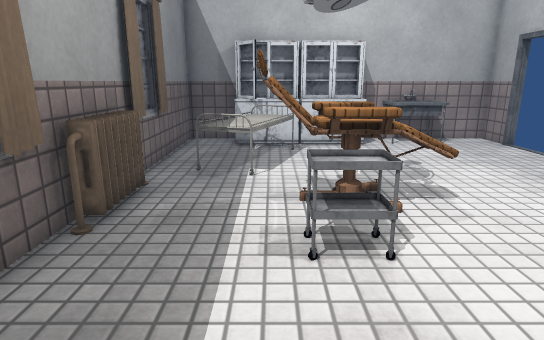
view 1 (above)

12 first-person views from a walk through a scene from a Unity 3-D project. The camera is 1.3 m above the floor, tilts 14° down and sees 75° across. Doors are open. The floor is counted in squares, 0.5 m on a side. Each view is taken from the middle of a square. On the plan, view 1 faces up. The plan holds only what a view shows up to about 20 squares ahead; the rest is blank. Some surface patterns are stand-ins.

view 2
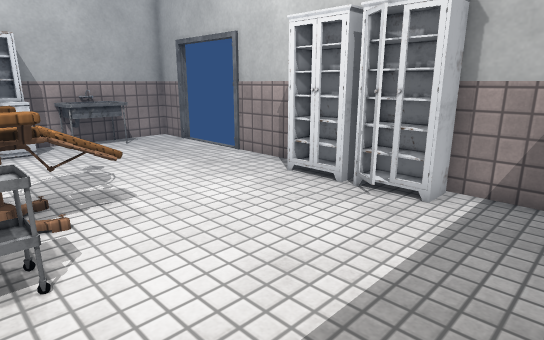

view 3
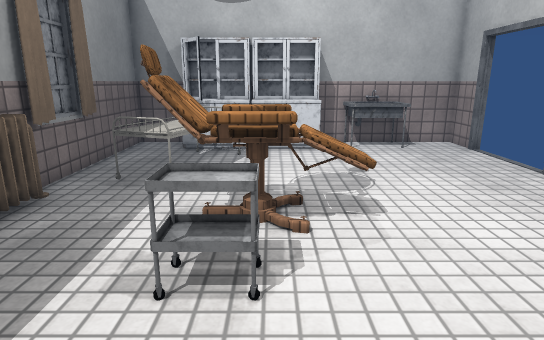

view 4
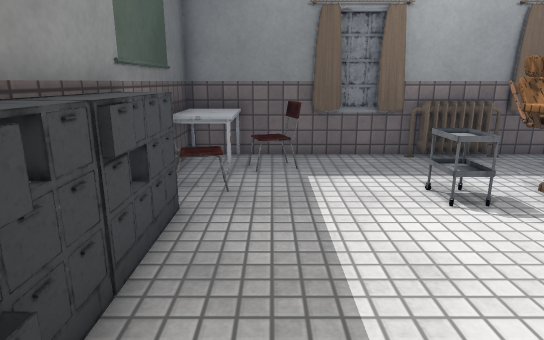

view 5
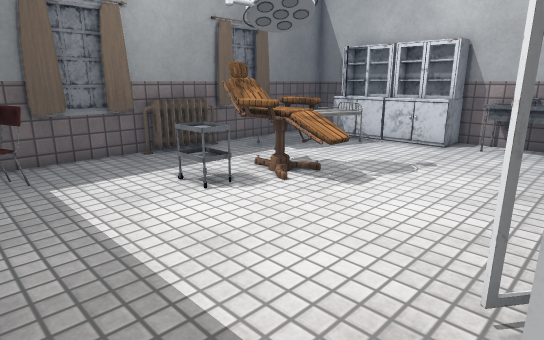

view 6
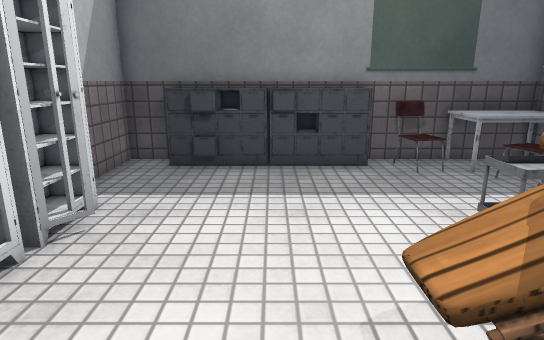

view 7
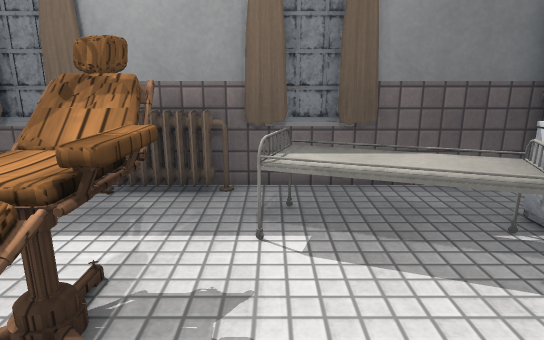

view 8
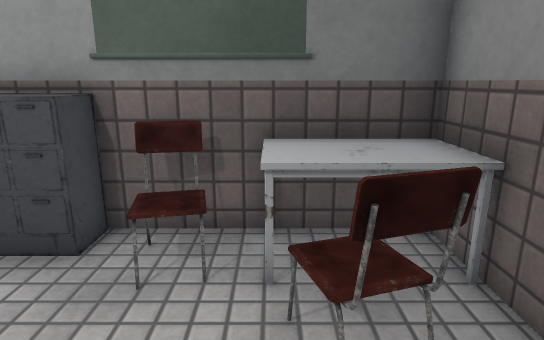

view 9
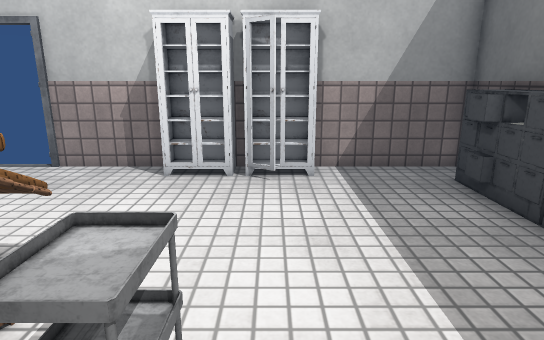

view 10
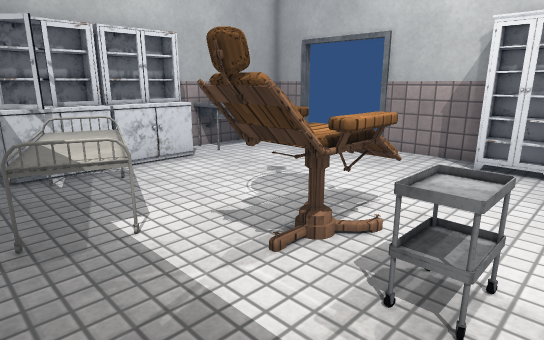

view 11
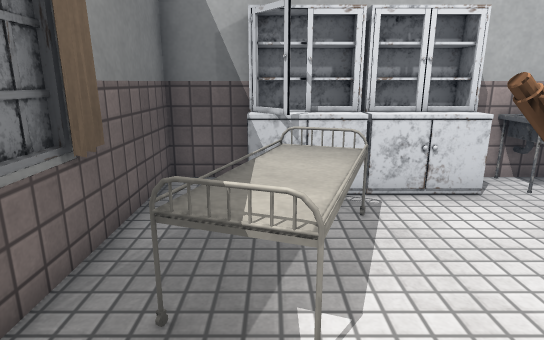

view 12
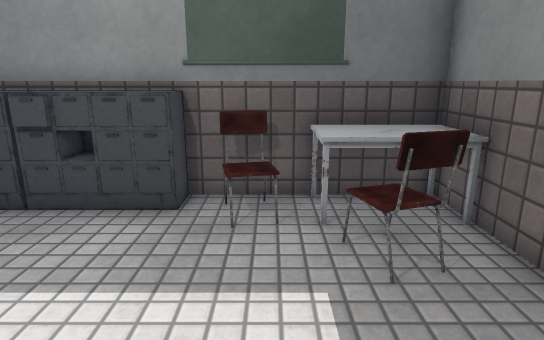

### Floor plan
Key: @ floor where view 1 was taken; # wall or solid block; x gap in a wall; . floor; D open door; = window, fence, low wall or low ledge; ^ raised ledge; S sink; H heater; C chair; T table; O other object.
Columns run from 4 left of view 1 to 10 right of it. Each row starts with its distance up from view 1.
 17 ####   ########
 16 #.#######SSS  #
 15 #.=^^^===SSS..x
 14 #..OOO........D
 13 #..OOO........D
 12 #.OOO.........D
 11 # OOO.........D
 10 # OOO.........#
  9 #H...CC.......#
  8 #H..CCCCC.....#
  7 #H..CCCCC....##
  6 #H...TT......##
  5 # ...TT......#
  4 #............##
  3 # ...........##
  2 # C...........#
  1 ##O...........#
  0 #TTT@.........#
 -1 #TTT.C^^^^^^^.#
 -2 ###OOO^^^^^^^##

Where each view was taken, in squares from view 1:
view 1: 0 up, 0 right, facing up
view 2: 0 up, 1 right, facing up-right
view 3: 1 up, 2 right, facing up
view 4: 1 up, 9 right, facing left
view 5: 0 up, 9 right, facing up-left
view 6: 10 up, 5 right, facing down
view 7: 10 up, 5 right, facing left
view 8: 4 up, 1 left, facing down
view 9: 4 up, 1 left, facing right
view 10: 4 up, 3 left, facing up-right
view 11: 7 up, 1 left, facing up
view 12: 6 up, 0 right, facing down
